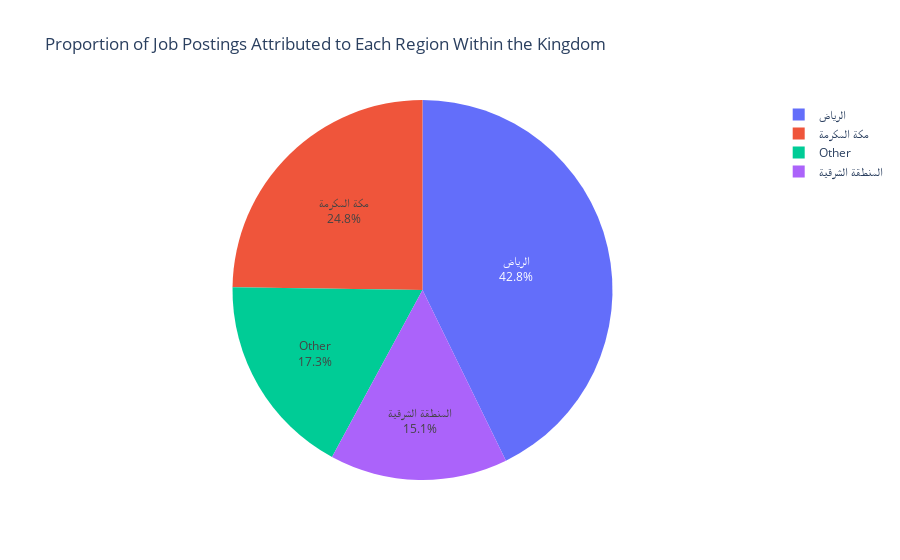

The notebook cell saved with this chart:
### Markdown cell above
#### I. Categorical Variables:

we’ll use frequency table to understand distribution of each category
- Bar Chart (Ordinal) - Orderd
- Pie Chart (Nominal) - non Orderd

### Code cell
# Calculate the total number of job postings for each region
region_counts = df['region'].value_counts()

# Identify the top 3 regions
top_3_regions = region_counts.nlargest(3)

# Calculate the "Other" category by summing all regions not in the top 3
other_sum = region_counts[~region_counts.index.isin(top_3_regions.index)].sum()

# Combine the top 3 regions with the "Other" category using pd.concat
combined_data = pd.concat([top_3_regions, pd.Series({'Other': other_sum})])

# Calculate the proportion for the pie chart
region_proportions = combined_data / combined_data.sum()

# Create the Plotly pie chart
fig = px.pie(
    names=region_proportions.index,
    values=region_proportions.values,
    title='Proportion of Job Postings Attributed to Each Region Within the Kingdom'
)

# Update the layout for better presentation
fig.update_traces(textinfo='percent+label')
fig.update_layout(template="plotly_white")

# Show the interactive plot
fig.show()

### Figure 1 — Plotly figure (JSON) as saved in the notebook; plotly's stock layout.template omitted (floating-point values rounded to 4 significant figures)
{"data": [{"domain": {"x": [0, 1], "y": [0, 1]}, "hovertemplate": "label=%{label}<br>value=%{value}<extra></extra>", "labels": ["الرياض", "مكة المكرمة", "المنطقة الشرقية", "Other"], "legendgroup": "", "name": "", "showlegend": true, "textinfo": "percent+label", "type": "pie", "values": [0.4276, 0.2476, 0.1514, 0.1734]}], "layout": {"legend": {"tracegroupgap": 0}, "title": {"text": "Proportion of Job Postings Attributed to Each Region Within the Kingdom"}}}
